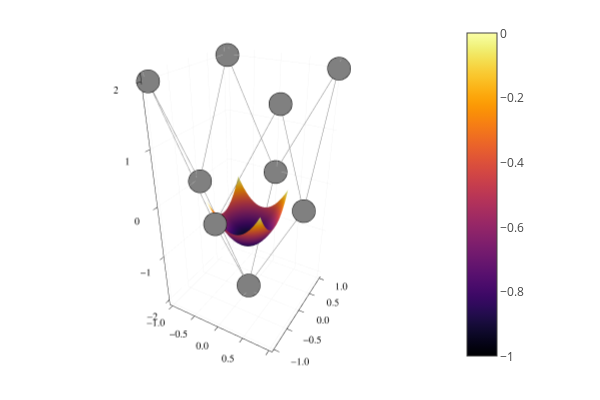

The code cell stored with this chart in its notebook:
### Code cell
import Pkg
# Pkg.add("PlotlyBase")
using PlotlyBase
# Define shape
plotly()
p = 2
k = KnotVector([-1,-1,-1,1,1,1])
k = KnotVector(range(1, 6, length=6)) 
P = BSplineSpace{p}(k)
a = [SVector(i,j,2i^2+2j^2-2) for i in -1:1, j in -1:1]
M = BSplineManifold(a,P,P)
# println(M(1,1))
plot(M)
# println(M(-1.1,1))

### Figure 1 — Plotly figure (JSON) as saved in the notebook; plotly's stock layout.template omitted (floating-point values rounded to 4 significant figures; data arrays with more than 128 entries replaced by an {"elided": "..."} marker saying what was removed)
{"data": [{"colorbar": {"len": 0.9525, "title": "", "x": 0.7615, "y": 0.5139}, "legendgroup": "y1", "marker": {"color": "rgba(128, 128, 128, 1.000)", "line": {"color": "rgba(0, 0, 0, 1.000)", "width": 1}, "size": 8, "symbol": "circle"}, "mode": "markers", "name": "y1", "scene": "scene", "showlegend": false, "type": "scatter3d", "x": [-1, 0, 1], "xaxis": "x", "y": [-1, -1, -1], "yaxis": "y", "z": [2, 0, 2], "zaxis": "z", "zmax": 0, "zmin": -1}, {"colorbar": {"len": 0.9525, "title": "", "x": 0.7615, "y": 0.5139}, "legendgroup": "y2", "marker": {"color": "rgba(128, 128, 128, 1.000)", "line": {"color": "rgba(0, 0, 0, 1.000)", "width": 1}, "size": 8, "symbol": "circle"}, "mode": "markers", "name": "y2", "scene": "scene", "showlegend": false, "type": "scatter3d", "x": [-1, 0, 1], "xaxis": "x", "y": [0, 0, 0], "yaxis": "y", "z": [0, -2, 0], "zaxis": "z", "zmax": 0, "zmin": -1}, {"colorbar": {"len": 0.9525, "title": "", "x": 0.7615, "y": 0.5139}, "legendgroup": "y3", "marker": {"color": "rgba(128, 128, 128, 1.000)", "line": {"color": "rgba(0, 0, 0, 1.000)", "width": 1}, "size": 8, "symbol": "circle"}, "mode": "markers", "name": "y3", "scene": "scene", "showlegend": false, "type": "scatter3d", "x": [-1, 0, 1], "xaxis": "x", "y": [1, 1, 1], "yaxis": "y", "z": [2, 0, 2], "zaxis": "z", "zmax": 0, "zmin": -1}, {"colorbar": {"len": 0.9525, "title": "", "x": 0.7615, "y": 0.5139}, "legendgroup": "y4", "line": {"color": "rgba(128, 128, 128, 1.000)", "dash": "solid", "shape": "linear", "width": 1}, "mode": "lines", "name": "y4", "scene": "scene", "showlegend": false, "type": "scatter3d", "x": [-1, 0, 1], "xaxis": "x", "y": [-1, -1, -1], "yaxis": "y", "z": [2, 0, 2], "zaxis": "z", "zmax": 0, "zmin": -1}, {"colorbar": {"len": 0.9525, "title": "", "x": 0.7615, "y": 0.5139}, "legendgroup": "y5", "line": {"color": "rgba(128, 128, 128, 1.000)", "dash": "solid", "shape": "linear", "width": 1}, "mode": "lines", "name": "y5", "scene": "scene", "showlegend": false, "type": "scatter3d", "x": [-1, 0, 1], "xaxis": "x", "y": [0, 0, 0], "yaxis": "y", "z": [0, -2, 0], "zaxis": "z", "zmax": 0, "zmin": -1}, {"colorbar": {"len": 0.9525, "title": "", "x": 0.7615, "y": 0.5139}, "legendgroup": "y6", "line": {"color": "rgba(128, 128, 128, 1.000)", "dash": "solid", "shape": "linear", "width": 1}, "mode": "lines", "name": "y6", "scene": "scene", "showlegend": false, "type": "scatter3d", "x": [-1, 0, 1], "xaxis": "x", "y": [1, 1, 1], "yaxis": "y", "z": [2, 0, 2], "zaxis": "z", "zmax": 0, "zmin": -1}, {"colorbar": {"len": 0.9525, "title": "", "x": 0.7615, "y": 0.5139}, "legendgroup": "y7", "line": {"color": "rgba(128, 128, 128, 1.000)", "dash": "solid", "shape": "linear", "width": 1}, "mode": "lines", "name": "y7", "scene": "scene", "showlegend": false, "type": "scatter3d", "x": [-1, -1, -1], "xaxis": "x", "y": [-1, 0, 1], "yaxis": "y", "z": [2, 0, 2], "zaxis": "z", "zmax": 0, "zmin": -1}, {"colorbar": {"len": 0.9525, "title": "", "x": 0.7615, "y": 0.5139}, "legendgroup": "y8", "line": {"color": "rgba(128, 128, 128, 1.000)", "dash": "solid", "shape": "linear", "width": 1}, "mode": "lines", "name": "y8", "scene": "scene", "showlegend": false, "type": "scatter3d", "x": [0, 0, 0], "xaxis": "x", "y": [-1, 0, 1], "yaxis": "y", "z": [0, -2, 0], "zaxis": "z", "zmax": 0, "zmin": -1}, {"colorbar": {"len": 0.9525, "title": "", "x": 0.7615, "y": 0.5139}, "legendgroup": "y9", "line": {"color": "rgba(128, 128, 128, 1.000)", "dash": "solid", "shape": "linear", "width": 1}, "mode": "lines", "name": "y9", "scene": "scene", "showlegend": false, "type": "scatter3d", "x": [1, 1, 1], "xaxis": "x", "y": [-1, 0, 1], "yaxis": "y", "z": [2, 0, 2], "zaxis": "z", "zmax": 0, "zmin": -1}, {"colorbar": {"len": 0.9525, "title": "", "x": 0.7615, "y": 0.5139}, "colorscale": {"elided": "256x2 mixed values"}, "name": "y10", "opacity": null, "scene": "scene", "showlegend": false, "showscale": true, "type": "surface", "x": {"elided": "101x101 float values"}, "xaxis": "x", "y": {"elided": "101x101 float values"}, "yaxis": "y", "z": {"elided": "101x101 float values"}, "zaxis": "z", "zmax": 0, "zmin": -1}], "layout": {"annotations": [], "height": 400, "legend": {"bgcolor": "rgba(255, 255, 255, 1.000)", "bordercolor": "rgba(0, 0, 0, 1.000)", "borderwidth": 1, "font": {"color": "rgba(0, 0, 0, 1.000)", "family": "sans-serif", "size": 11}, "title": {"font": {"color": "rgba(0, 0, 0, 1.000)", "family": "sans-serif", "size": 15}, "text": ""}, "tracegroupgap": 0, "traceorder": "normal", "x": 1, "xanchor": "auto", "y": 1, "yanchor": "auto"}, "margin": {"b": 20, "l": 0, "r": 0, "t": 20}, "paper_bgcolor": "rgba(255, 255, 255, 1.000)", "plot_bgcolor": "rgba(255, 255, 255, 1.000)", "scene": {"camera": {"eye": {"x": 1.126, "y": -1.95, "z": 1.3}, "projection": "orthographic"}, "domain": {"x": [0.06582, 0.7615], "y": [0.03762, 0.9902]}, "xaxis": {"gridcolor": "rgba(0, 0, 0, 0.100)", "gridwidth": 0.5, "linecolor": "rgba(0, 0, 0, 1.000)", "mirror": false, "range": [-1.06, 1.06], "showgrid": true, "showline": true, "showticklabels": true, "tickangle": 0, "tickcolor": "rgb(0, 0, 0)", "tickfont": {"color": "rgba(0, 0, 0, 1.000)", "family": "sans-serif", "size": 11}, "tickmode": "array", "ticks": "inside", "ticktext": ["−1.0", "−0.5", "0.0", "0.5", "1.0"], "tickvals": [-1, -0.5, 0, 0.5, 1], "title": "", "titlefont": {"color": "rgba(0, 0, 0, 1.000)", "family": "sans-serif", "size": 15}, "type": "-", "visible": true, "zeroline": false, "zerolinecolor": "rgba(0, 0, 0, 1.000)"}, "yaxis": {"gridcolor": "rgba(0, 0, 0, 0.100)", "gridwidth": 0.5, "linecolor": "rgba(0, 0, 0, 1.000)", "mirror": false, "range": [-1.06, 1.06], "showgrid": true, "showline": true, "showticklabels": true, "tickangle": 0, "tickcolor": "rgb(0, 0, 0)", "tickfont": {"color": "rgba(0, 0, 0, 1.000)", "family": "sans-serif", "size": 11}, "tickmode": "array", "ticks": "inside", "ticktext": ["−1.0", "−0.5", "0.0", "0.5", "1.0"], "tickvals": [-1, -0.5, 0, 0.5, 1], "title": "", "titlefont": {"color": "rgba(0, 0, 0, 1.000)", "family": "sans-serif", "size": 15}, "type": "-", "visible": true, "zeroline": false, "zerolinecolor": "rgba(0, 0, 0, 1.000)"}, "zaxis": {"gridcolor": "rgba(0, 0, 0, 0.100)", "gridwidth": 0.5, "linecolor": "rgba(0, 0, 0, 1.000)", "mirror": false, "range": [-2.12, 2.12], "showgrid": true, "showline": true, "showticklabels": true, "tickangle": 0, "tickcolor": "rgb(0, 0, 0)", "tickfont": {"color": "rgba(0, 0, 0, 1.000)", "family": "sans-serif", "size": 11}, "tickmode": "array", "ticks": "inside", "ticktext": ["−2", "−1", "0", "1", "2"], "tickvals": [-2, -1, 0, 1, 2], "title": "", "titlefont": {"color": "rgba(0, 0, 0, 1.000)", "family": "sans-serif", "size": 15}, "type": "-", "visible": true, "zeroline": false, "zerolinecolor": "rgba(0, 0, 0, 1.000)"}}, "showlegend": true, "width": 600}}
